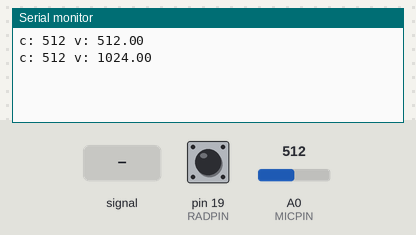
Recording of a sketch running on a simulated Arduino Mega 2560, built with avr-gcc and run on an emulated ATmega2560. On the bench: the last lines printed to the serial monitor. The inputs (shaded band) are chosen by the test bench; at power-on: A0 (MICPIN) = 512, pin 19 (RADPIN) HIGH.

Above: at 1.8 s.
1.9 s: A0 (MICPIN) fed a 200 Hz sine of ±81 counts around its level
At 2.8 s:
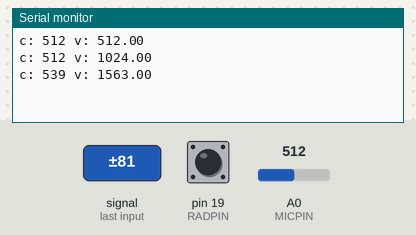
4.5 s: A0 (MICPIN) set to 716
At 5.5 s:
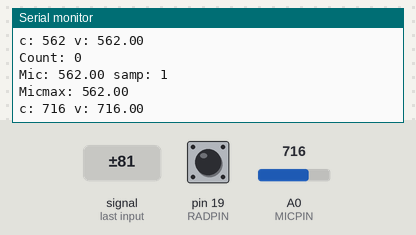
6.0 s: pin 19 (RADPIN) pulled LOW for 1.2 s
8.7 s: A0 (MICPIN) fed a 1000 Hz sine of ±255 counts around its level
At 9.8 s:
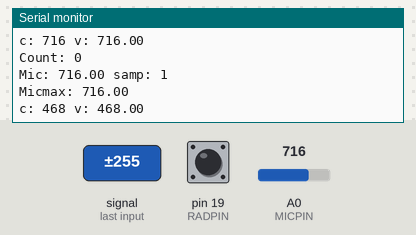
10.2 s: A0 (MICPIN) set to 900
At 11.8 s:
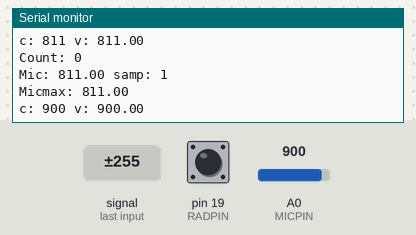
Timing chart, 0 to 12.7 s (numbered marks = the images above; inputs shaded):
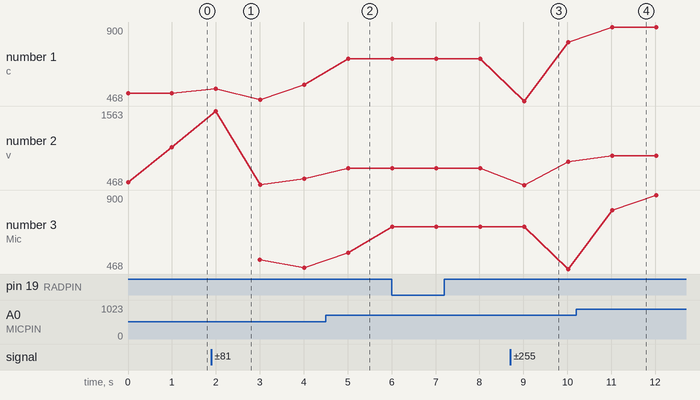

Measured:
- after the input at 1.9 s, the serial monitor: prints a new line after 0.10 s (image 1)
- after the input at 4.5 s, the serial monitor: prints a new line after 0.51 s (image 2)
- after the input at 8.7 s, the serial monitor: prints a new line after 0.32 s (image 3)
- after the input at 10.2 s, the serial monitor: prints a new line after 0.83 s (image 4)
- plotted number 1: 512 → 562 after the input at 1.9 s, 562 → 716 after the input at 4.5 s, 716 → 811 after the input at 8.7 s, 811 → 900 after the input at 10.2 s
- plotted number 2: 1024 → 562 after the input at 1.9 s, 562 → 716 after the input at 4.5 s, 716 → 811 after the input at 8.7 s, 811 → 900 after the input at 10.2 s
- plotted number 3: 716 → 468 after the input at 8.7 s, 468 → 900 after the input at 10.2 s

The sketch:

geiger.ino
```cpp
// use an Arduino Mega to read from RHElectronics geiger counter and KY-038
// sound level sensor. the former needs 5V; the latter can get by with 3.3V.
#include <float.h>

#define RADPIN 19  // digital pin 18 on INT4
#define MICPIN A0 // analog input 0

// we want a sample per second
#define SAMPLEMS 1000

volatile unsigned long count; // disintegration events this quantum
unsigned long previousMillis; // variable for time measurement
unsigned long totalCount;

void tube_impulse(){
  ++count;
}

void setup(){
  count = 0;
  Serial.begin(115200);
  pinMode(RADPIN, INPUT_PULLUP); // set pin INT4 input for capturing GM Tube events
  //digitalWrite(RADPIN, HIGH); // turn on internal pullup resistors, solder C-INT on the PCB
  attachInterrupt(digitalPinToInterrupt(RADPIN), tube_impulse, FALLING); // define external interrupts
  pinMode(MICPIN, INPUT_PULLUP);
  previousMillis = millis();
  totalCount = 0;
}

void loop(){
  static float voltotal = 0;
  static float volmax = FLT_MIN;
  static unsigned volsamples = 0;
  unsigned long now = millis();
  // need to keep everything unsigned long so that we properly
  // handle overflow of millis() at ~50 days
  unsigned long candvol = analogRead(MICPIN);
  voltotal += candvol;
  if(candvol > volmax){
    volmax = candvol;
  }
  ++volsamples;

  Serial.print("c: ");
  Serial.print(candvol);
  Serial.print(" v: ");
  Serial.println(voltotal);

delay(1000);

  if(now - previousMillis > SAMPLEMS){
    noInterrupts();
    previousMillis = now;
    unsigned long thiscount = count;
    count = 0;
    interrupts();

    totalCount += thiscount;
    Serial.print("Count: ");
    Serial.println(thiscount);

    voltotal /= volsamples;
    Serial.print("Mic: ");    // average sample over the quantum
    Serial.print(voltotal);
    Serial.print(" samp: ");
    Serial.println(volsamples);
    Serial.print("Micmax: "); // maximum sample over the quantum
    Serial.println(volmax);

    volmax = FLT_MIN;
    voltotal = 0;
    volsamples = 0;
  }
}
```
